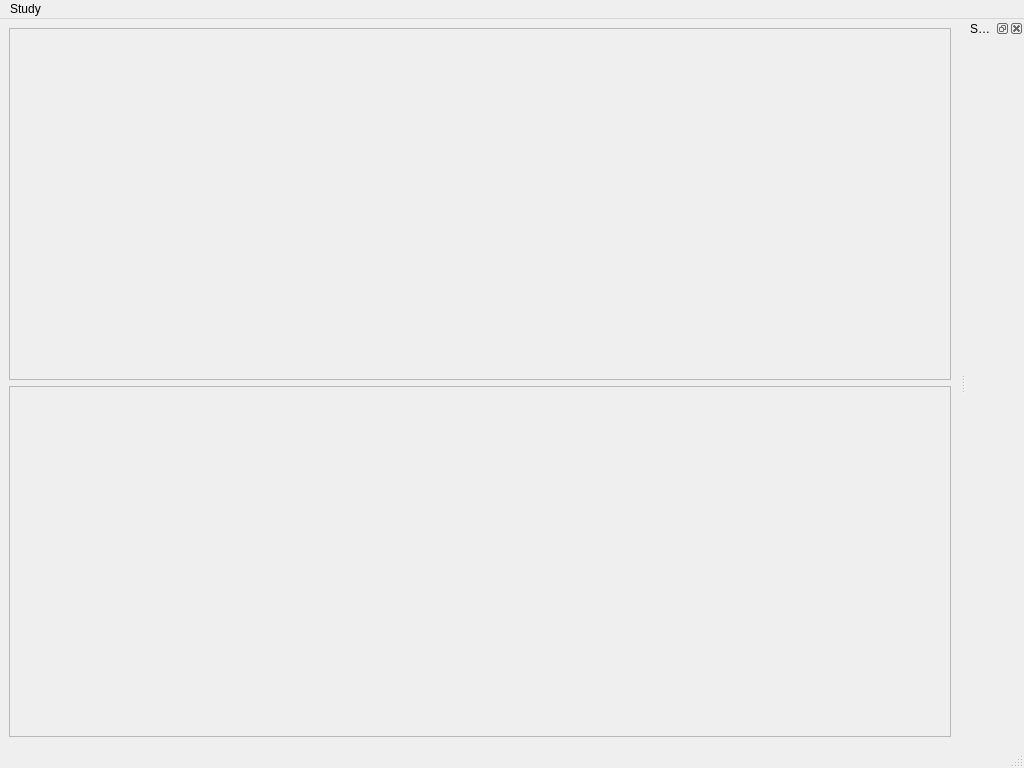
<?xml version="1.0" encoding="UTF-8"?>
<ui version="4.0">
 <class>MainWindow</class>
 <widget class="QMainWindow" name="MainWindow">
  <property name="enabled">
   <bool>true</bool>
  </property>
  <property name="geometry">
   <rect>
    <x>0</x>
    <y>0</y>
    <width>1024</width>
    <height>768</height>
   </rect>
  </property>
  <property name="windowTitle">
   <string>Morphologist</string>
  </property>
  <widget class="QWidget" name="centralwidget">
   <layout class="QHBoxLayout" name="horizontalLayout_2">
    <item>
     <layout class="QVBoxLayout" name="verticalLayout">
      <item>
       <widget class="QFrame" name="viewport_frame">
        <property name="frameShape">
         <enum>QFrame::StyledPanel</enum>
        </property>
        <property name="frameShadow">
         <enum>QFrame::Raised</enum>
        </property>
       </widget>
      </item>
      <item>
       <widget class="QFrame" name="runner_frame">
        <property name="sizePolicy">
         <sizepolicy hsizetype="Preferred" vsizetype="Preferred">
          <horstretch>0</horstretch>
          <verstretch>0</verstretch>
         </sizepolicy>
        </property>
        <property name="minimumSize">
         <size>
          <width>0</width>
          <height>0</height>
         </size>
        </property>
        <property name="frameShape">
         <enum>QFrame::StyledPanel</enum>
        </property>
        <property name="frameShadow">
         <enum>QFrame::Raised</enum>
        </property>
       </widget>
      </item>
     </layout>
    </item>
   </layout>
  </widget>
  <widget class="QMenuBar" name="menubar">
   <property name="enabled">
    <bool>true</bool>
   </property>
   <property name="geometry">
    <rect>
     <x>0</x>
     <y>0</y>
     <width>1024</width>
     <height>23</height>
    </rect>
   </property>
   <widget class="QMenu" name="menuFile">
    <property name="enabled">
     <bool>true</bool>
    </property>
    <property name="title">
     <string>Study</string>
    </property>
    <addaction name="action_new_study"/>
    <addaction name="action_open_study"/>
    <addaction name="action_save_study"/>
    <addaction name="action_save_as_study"/>
   </widget>
   <addaction name="menuFile"/>
  </widget>
  <widget class="QStatusBar" name="statusbar"/>
  <widget class="QDockWidget" name="study_widget_dock">
   <property name="allowedAreas">
    <set>Qt::LeftDockWidgetArea|Qt::RightDockWidgetArea</set>
   </property>
   <property name="windowTitle">
    <string>Subjects</string>
   </property>
   <attribute name="dockWidgetArea">
    <number>2</number>
   </attribute>
   <widget class="QWidget" name="dockWidgetContents"/>
  </widget>
  <action name="action_new_study">
   <property name="text">
    <string>New...</string>
   </property>
   <property name="toolTip">
    <string>Create a new study</string>
   </property>
   <property name="shortcut">
    <string>Ctrl+N</string>
   </property>
  </action>
  <action name="action_open_study">
   <property name="text">
    <string>Open...</string>
   </property>
   <property name="toolTip">
    <string>Open a saved study</string>
   </property>
   <property name="shortcut">
    <string>Ctrl+O</string>
   </property>
  </action>
  <action name="action_save_study">
   <property name="text">
    <string>Save...</string>
   </property>
   <property name="toolTip">
    <string>Save the current study</string>
   </property>
   <property name="shortcut">
    <string>Ctrl+S</string>
   </property>
  </action>
  <action name="action_save_as_study">
   <property name="text">
    <string>Save as...</string>
   </property>
  </action>
 </widget>
 <resources/>
 <connections/>
</ui>
